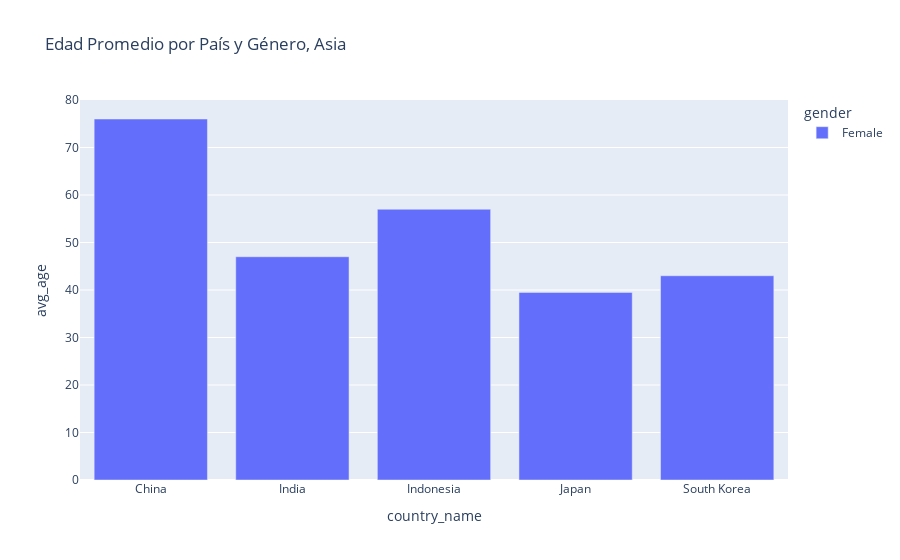

The cell this chart's notebook holds for it:
### Code cell
display(widgets.VBox([gender_dropdown, continent_dropdown, year_range, button, graph_output]))

### Figure 1 — Plotly figure (JSON) as saved in the notebook; plotly's stock layout.template omitted (floating-point values rounded to 4 significant figures)
{"data": [{"alignmentgroup": "True", "hovertemplate": "gender=Female<br>country_name=%{x}<br>avg_age=%{y}<extra></extra>", "legendgroup": "Female", "marker": {"color": "#636efa", "pattern": {"shape": ""}}, "name": "Female", "offsetgroup": "Female", "orientation": "v", "showlegend": true, "textposition": "auto", "x": ["China", "India", "Indonesia", "Japan", "South Korea"], "xaxis": "x", "y": [76.0, 47.0, 57.0, 39.5, 43.0], "yaxis": "y", "type": "bar"}], "layout": {"xaxis": {"anchor": "y", "domain": [0, 1], "title": {"text": "country_name"}}, "yaxis": {"anchor": "x", "domain": [0, 1], "title": {"text": "avg_age"}}, "legend": {"title": {"text": "gender"}, "tracegroupgap": 0}, "title": {"text": "Edad Promedio por País y Género, Asia"}, "barmode": "group", "transition": {"duration": 500}}}
